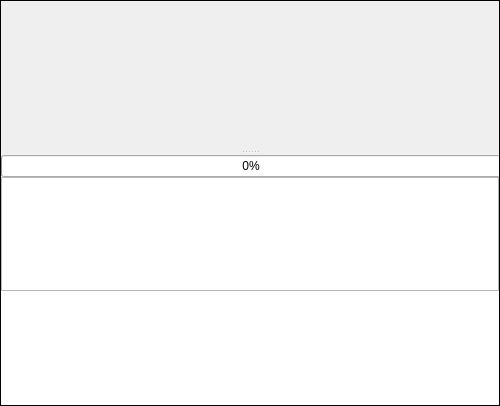
       <widget class="QFrame" name="ParaviewFrame">
        <property name="sizePolicy">
         <sizepolicy hsizetype="Expanding" vsizetype="Expanding">
          <horstretch>0</horstretch>
          <verstretch>0</verstretch>
         </sizepolicy>
        </property>
        <property name="minimumSize">
         <size>
          <width>0</width>
          <height>0</height>
         </size>
        </property>
        <property name="maximumSize">
         <size>
          <width>1000000</width>
          <height>1000000</height>
         </size>
        </property>
        <property name="focusPolicy">
         <enum>Qt::FocusPolicy::TabFocus</enum>
        </property>
        <property name="contextMenuPolicy">
         <enum>Qt::ContextMenuPolicy::DefaultContextMenu</enum>
        </property>
        <property name="frameShape">
         <enum>QFrame::Shape::NoFrame</enum>
        </property>
        <property name="frameShadow">
         <enum>QFrame::Shadow::Plain</enum>
        </property>
        <property name="lineWidth">
         <number>1</number>
        </property>
        <layout class="QVBoxLayout" name="verticalLayout_19">
         <property name="spacing">
          <number>6</number>
         </property>
         <property name="leftMargin">
          <number>0</number>
         </property>
         <property name="topMargin">
          <number>0</number>
         </property>
         <property name="rightMargin">
          <number>0</number>
         </property>
         <property name="bottomMargin">
          <number>0</number>
         </property>
         <item>
          <widget class="QSplitter" name="splitter_2">
           <property name="frameShape">
            <enum>QFrame::Shape::Box</enum>
           </property>
           <property name="orientation">
            <enum>Qt::Orientation::Vertical</enum>
           </property>
           <property name="handleWidth">
            <number>6</number>
           </property>
           <widget class="QStackedWidget" name="OutputWindows">
            <property name="sizePolicy">
             <sizepolicy hsizetype="Preferred" vsizetype="Preferred">
              <horstretch>0</horstretch>
              <verstretch>0</verstretch>
             </sizepolicy>
            </property>
            <property name="cursor">
             <cursorShape>OpenHandCursor</cursorShape>
            </property>
            <property name="frameShape">
             <enum>QFrame::Shape::NoFrame</enum>
            </property>
            <property name="lineWidth">
             <number>6</number>
            </property>
            <property name="midLineWidth">
             <number>0</number>
            </property>
            <property name="currentIndex">
             <number>0</number>
            </property>
            <widget class="QWidget" name="ParaviewWindow">
             <layout class="QVBoxLayout" name="paraviewLayout">
              <property name="leftMargin">
               <number>0</number>
              </property>
              <property name="topMargin">
               <number>0</number>
              </property>
              <property name="rightMargin">
               <number>0</number>
              </property>
              <property name="bottomMargin">
               <number>0</number>
              </property>
             </layout>
            </widget>
            <widget class="QWidget" name="PlotWindow">
             <layout class="QVBoxLayout" name="verticalLayout_21">
              <property name="leftMargin">
               <number>0</number>
              </property>
              <property name="topMargin">
               <number>0</number>
              </property>
              <property name="rightMargin">
               <number>0</number>
              </property>
              <property name="bottomMargin">
               <number>0</number>
              </property>
              <item>
               <widget class="QWidget" name="Plot" native="true"/>
              </item>
             </layout>
            </widget>
           </widget>
           <widget class="QFrame" name="RunOutputs">
            <property name="sizePolicy">
             <sizepolicy hsizetype="Preferred" vsizetype="Expanding">
              <horstretch>0</horstretch>
              <verstretch>0</verstretch>
             </sizepolicy>
            </property>
            <property name="maximumSize">
             <size>
              <width>16777215</width>
              <height>250</height>
             </size>
            </property>
            <property name="frameShape">
             <enum>QFrame::Shape::NoFrame</enum>
            </property>
            <property name="frameShadow">
             <enum>QFrame::Shadow::Raised</enum>
            </property>
            <layout class="QVBoxLayout" name="verticalLayout_22">
             <property name="spacing">
              <number>0</number>
             </property>
             <property name="leftMargin">
              <number>0</number>
             </property>
             <property name="topMargin">
              <number>0</number>
             </property>
             <property name="rightMargin">
              <number>0</number>
             </property>
             <property name="bottomMargin">
              <number>0</number>
             </property>
             <item alignment="Qt::AlignmentFlag::AlignHCenter">
              <widget class="QProgressBar" name="RunOutputProgress">
               <property name="minimumSize">
                <size>
                 <width>500</width>
                 <height>0</height>
                </size>
               </property>
               <property name="maximumSize">
                <size>
                 <width>16777215</width>
                 <height>16777215</height>
                </size>
               </property>
               <property name="value">
                <number>0</number>
               </property>
              </widget>
             </item>
             <item>
              <widget class="QGraphicsView" name="graphicsView"/>
             </item>
             <item>
              <widget class="QPlainTextEdit" name="RunOutputWindow">
               <property name="frameShape">
                <enum>QFrame::Shape::NoFrame</enum>
               </property>
               <property name="frameShadow">
                <enum>QFrame::Shadow::Plain</enum>
               </property>
               <property name="tabChangesFocus">
                <bool>false</bool>
               </property>
               <property name="readOnly">
                <bool>true</bool>
               </property>
              </widget>
             </item>
            </layout>
           </widget>
          </widget>
         </item>
        </layout>
       </widget>
